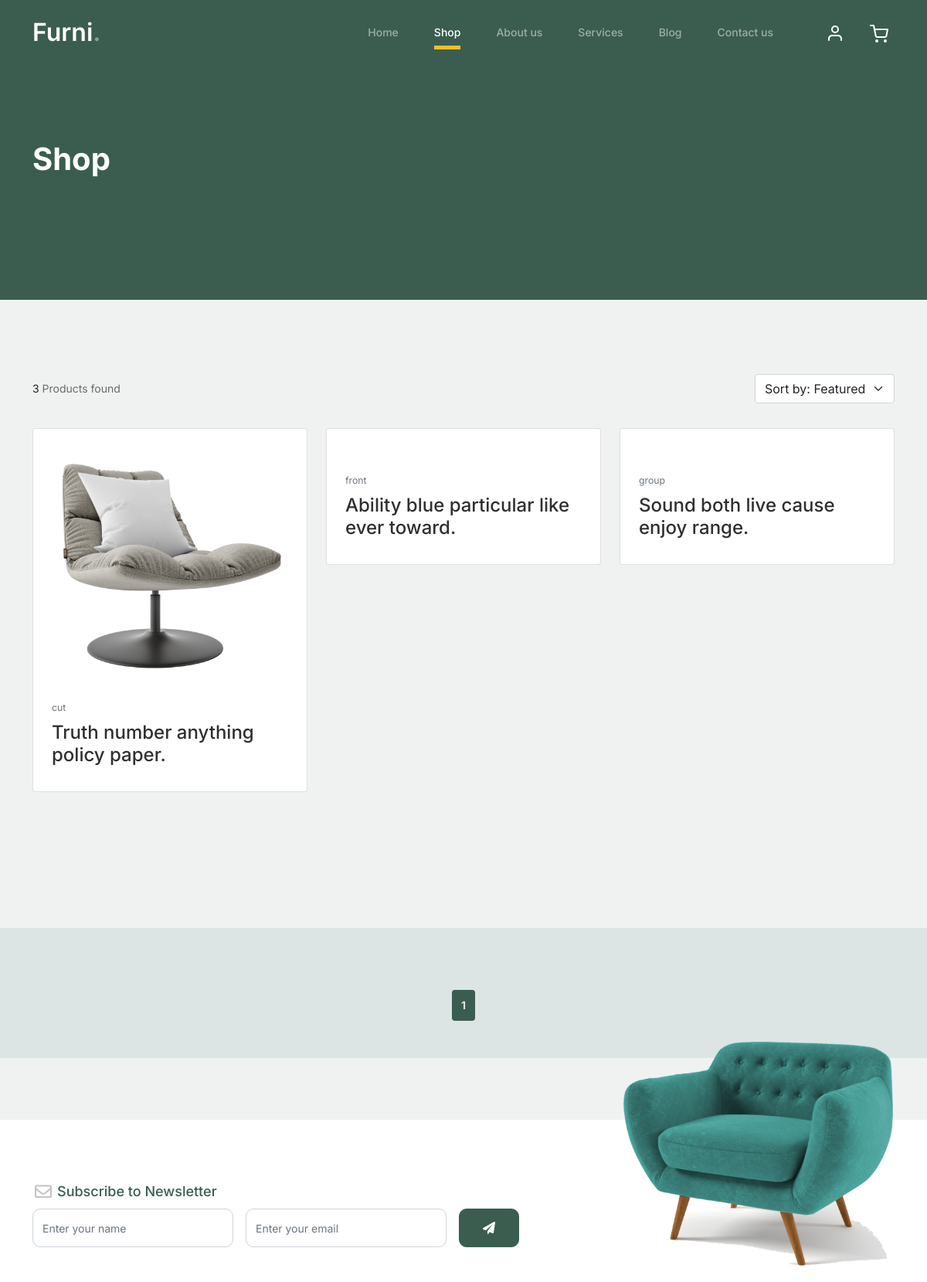
The page /store?page=2 (upper part) on the database as committed earlier.
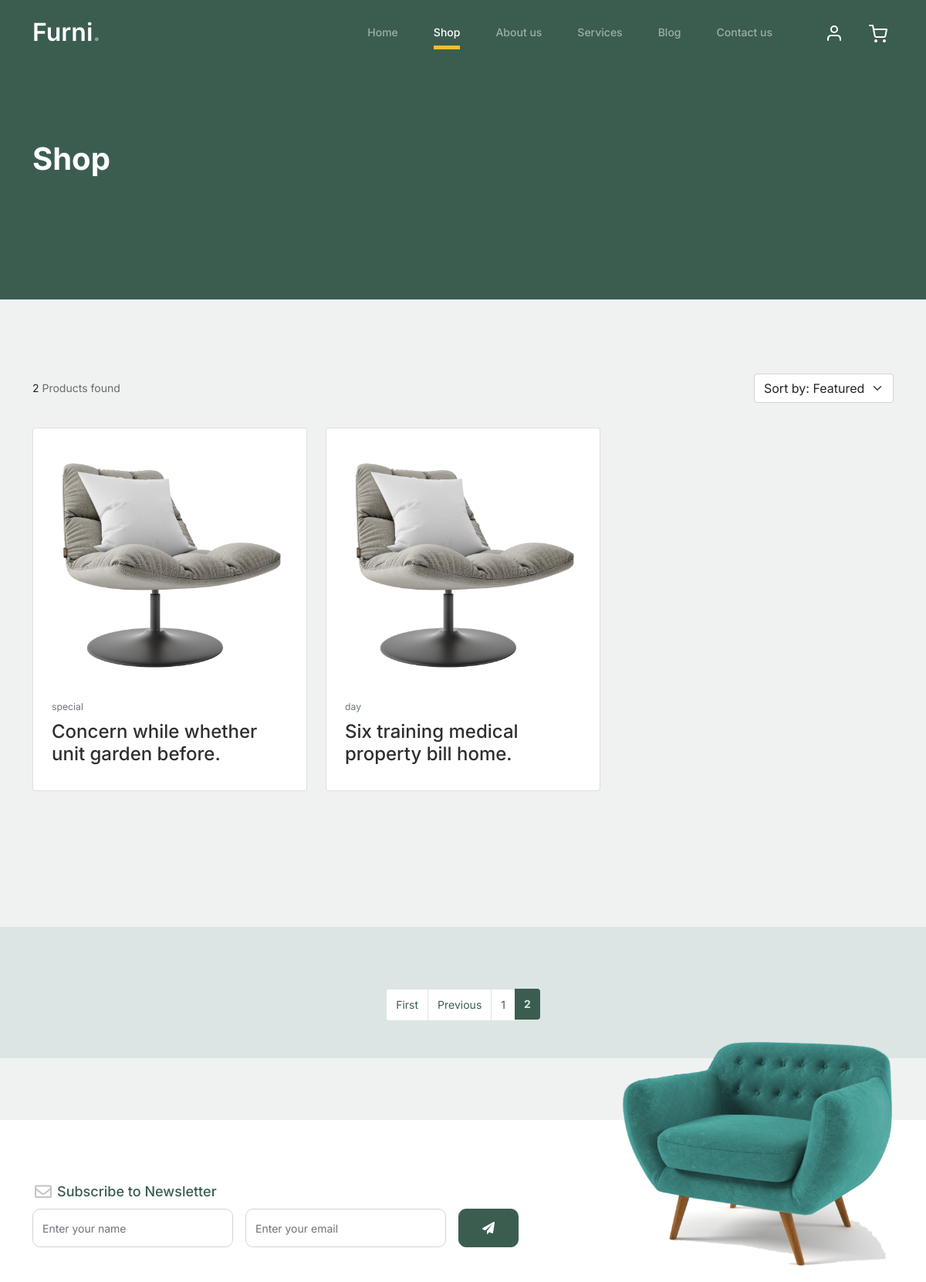
The same page on the database as committed later.
### store/models.py (models this page shows, shortened)
class Product(models.Model):
    active = models.BooleanField(default=True)
    name = models.CharField(max_length=200)
    description = models.TextField()
    category = models.ForeignKey(Category, on_delete=models.CASCADE)
    image = models.ImageField(upload_to='static/uploads/products/', blank=True, null=True)
    tags = models.ManyToManyField(Tag, blank=True)
    created_at = models.DateTimeField(auto_now_add=True)
    updated_at = models.DateTimeField(auto_now=True)
    slug = models.SlugField(unique=True)
    variations =models.ManyToManyField("store.Variation", blank=True)

class Category(models.Model):
    name = models.CharField(max_length=100)
    description = models.TextField(blank=True, null=True)
    parent_category = models.ForeignKey('self', on_delete=models.SET_NULL, blank=True, null=True)
    slug = models.SlugField(unique=True)
    def __str__(self):
        return self.name

### store/views.py (the view)
# urls.py: path("", include('store.urls')),
def store(request):
    items_per_page = 9
    products_q = Product.objects.filter(active=True)
    sort = request.GET.get('sort', None)
    if sort == 'featured':
        products_q = products_q.filter(tags__slug=sort)
    if sort == 'created_at':
        products_q = products_q.order_by('-created_at')
    paginator = Paginator(products_q.all(), items_per_page)
    page_number = request.GET.get('page')  # Get the current page number from the request
    products = paginator.get_page(page_number)
    return render(request, 'store.html', {
        'products': products,
    })

### store/templates/store.html (shortened to what this page needs)
{% extends 'layouts/base.html' %}
{% load static %}
{% block content %}
<div class="hero">
	<div class="container">
		<div class="row justify-content-between">
			<div class="col-lg-5">
				<div class="intro-excerpt">
					<h1>Shop</h1>
				</div>
			</div>
			<div class="col-lg-7">
			</div>
		</div>
	</div>
</div>
<section class="my-5">
	<div class="container my-5 py-5">
		<div class="row">
			<div class="col-lg-12">
				<div class="d-lg-flex justify-content-between align-items-center">
					<div>
						<p class="mb-3 mb-md-0"> <span class="text-dark">{{products|length}} </span>
							{{ products|pluralize:"Product,Products"}} found </p>
					</div>
					<div class="d-md-flex justify-content-between align-items-center">
						<div>
						</div>
						<div class="d-flex mt-2 mt-lg-0">
							<div>
							<form id="sort-form" action="{% url "store" %}" method="get">
								<select name="sort" id="sort-select" class="form-select">
									<option {% if request.GET.sort == 'featured' %}selected{% endif %} value="featured">Sort by: Featured</option>
								</select>
							</form>
							</div>
						</div>
					</div>
				</div>
				<div class="row g-4 row-cols-lg-3 row-cols-2 row-cols-md-3 mt-2 my-5">
					{% for product in products %}
					<div class="col">
						<div class="card card-product">
							<div class="card-body p-4">
								<div class="text-center position-relative ">
									<a href="{% url "singleProduct" product.slug %}">
										<img src="{% if product.image %}{{product.image.url}} {% else %} {% static "frontend/images/product-2.png" %}{% endif %}"
											alt="" class="mb-3 img-fluid"></a>
								</div>
								<div class="text-small mb-1"><a href="#!"
										class="text-decoration-none text-muted"><small>{{product.category}}</small></a>
								</div>
								<h2 class="fs-4"><a href="{% url "singleProduct" product.slug %}"
										class="text-inherit text-decoration-none">{{product.name}}</a></h2>
							</div>
						</div>
					</div>
					{% endfor %}
				</div>
			</div>
		</div>
	</div>
</section>
<section class="pagenation-section">
<div class="container ">
	<div class="row mt-5">
		<div class="col">
			<nav aria-label="Page navigation">
				<ul class="pagination justify-content-center">
					{% if products.has_previous %}
					<li class="page-item">
						<a class="page-link" href="?page=1">First</a>
					</li>
					<li class="page-item">
						<a class="page-link" href="?page={{ products.previous_page_number }}">Previous</a>
					</li>
					{% endif %}
					{% for page_num in products.paginator.page_range %}
					<li class="page-item {% if page_num == products.number %}active{% endif %}">
						<a class="page-link" href="?page={{ page_num }}">{{ page_num }}</a>
					</li>
					{% endfor %}
				</ul>
			</nav>
		</div>
	</div>
</div>
</section>
{% endblock content %}

### templates/layouts/base.html (shortened to what this page needs)
<!doctype html>
{% load static %}
<html lang="en">
<head>
		<link href="{% static 'frontend/css/bootstrap.min.css' %}" rel="stylesheet">
		<link href="https://cdnjs.cloudflare.com/ajax/libs/font-awesome/6.0.0-beta3/css/all.min.css" rel="stylesheet">
		<link href="{% static 'frontend/css/tiny-slider.css' %}" rel="stylesheet">
		<link href="{% static 'frontend/css/style.css' %}" rel="stylesheet">
	</head>
	<body>
		<nav class="custom-navbar navbar navbar navbar-expand-md navbar-dark bg-dark" arial-label="Furni navigation bar">
			<div class="container">
				<a class="navbar-brand" href="{% url 'home' %}">Furni<span>.</span></a>
				<div class="collapse navbar-collapse" id="navbarsFurni">
					<ul class="custom-navbar-nav navbar-nav ms-auto mb-2 mb-md-0">
						<li class="nav-item {% if request.resolver_match.view_name == 'home' %}active{% endif %}">
							<a class="nav-link" href="{% url 'home' %}">Home</a>
						</li>
						<li class="nav-item {% if request.resolver_match.view_name == 'store' %}active{% endif %}"><a class="nav-link" href="{% url 'store' %}">Shop</a></li>
						<li><a class="nav-link" href="about.html">About us</a></li>
						<li><a class="nav-link" href="services.html">Services</a></li>
						<li><a class="nav-link" href="blog.html">Blog</a></li>
						<li><a class="nav-link" href="contact.html">Contact us</a></li>
					</ul>
					<ul class="custom-navbar-cta navbar-nav mb-2 mb-md-0 ms-5">
						<li><a class="nav-link" href="#"><img src="{% static 'frontend/images/user.svg' %}"></a></li>
						<li><a class="nav-link" href="cart.html"><img src="{% static 'frontend/images/cart.svg' %}"></a></li>
					</ul>
				</div>
			</div>
		</nav>
		{% block content %}{% endblock content %}
		<footer class="footer-section">
			<div class="container relative">
				<div class="sofa-img">
					<img src="{% static 'frontend/images/sofa.png' %}" alt="Image" class="img-fluid">
				</div>
				<div class="row">
					<div class="col-lg-8">
						<div class="subscription-form">
							<h3 class="d-flex align-items-center"><span class="me-1"><img src="{% static 'frontend/images/envelope-outline.svg' %}" alt="Image" class="img-fluid"></span><span>Subscribe to Newsletter</span></h3>
							<form action="#" class="row g-3">
								<div class="col-auto">
									<input type="text" class="form-control" placeholder="Enter your name">
								</div>
								<div class="col-auto">
									<input type="email" class="form-control" placeholder="Enter your email">
								</div>
								<div class="col-auto">
									<button class="btn btn-primary">
										<span class="fa fa-paper-plane"></span>
									</button>
								</div>
							</form>
						</div>
					</div>
				</div>
				<div class="row g-5 mb-5">
				</div>
			</div>
		</footer>
	</body>
</html>

### static/frontend/css/style.css (style rules this page uses)
body { overflow-x: hidden; position: relative; }
body { font-family: "Inter", sans-serif; font-weight: 400; line-height: 28px; color: #6a6a6a; font-size: 14px; background-color: #eff2f1; }
a { text-decoration: none; transition: 0.3s all ease; color: #2f2f2f; text-decoration: underline; }
.custom-navbar { background: #3b5d50 !important; padding-top: 20px; padding-bottom: 20px; }
.custom-navbar .navbar-brand { font-size: 32px; font-weight: 600; }
.custom-navbar .navbar-brand > span { opacity: 0.4; }
@media (min-width: 992px) { .custom-navbar .custom-navbar-nav li { margin-left: 15px; margin-right: 15px; } }
.custom-navbar .custom-navbar-nav li a { font-weight: 500; color: #ffffff !important; opacity: 0.5; transition: 0.3s all ease; position: relative; }
@media (min-width: 768px) { .custom-navbar .custom-navbar-nav li a:before { content: ""; position: absolute; bottom: 0; left: 8px; right: 8px; background: #f9bf29; height: 5px; opacity: 1; visibility: visible; width: 0; transition: 0.15s all ease-out; } }
.custom-navbar .custom-navbar-nav li.active a { opacity: 1; }
.custom-navbar .custom-navbar-nav li.active a:before { width: calc(100% - 16px); }
.custom-navbar .custom-navbar-cta { margin-left: 0 !important; flex-direction: row; }
@media (min-width: 768px) { .custom-navbar .custom-navbar-cta { margin-left: 40px !important; } }
.custom-navbar .custom-navbar-cta li { margin-left: 0px; margin-right: 0px; }
.custom-navbar .custom-navbar-cta li:first-child { margin-right: 20px; }
.hero { background: #3b5d50; padding: calc(4rem - 30px) 0 0rem 0; }
@media (min-width: 768px) { .hero { padding: calc(4rem - 30px) 0 4rem 0; } }
@media (min-width: 992px) { .hero { padding: calc(8rem - 30px) 0 8rem 0; } }
.hero .intro-excerpt { position: relative; z-index: 4; }
@media (min-width: 992px) { .hero .intro-excerpt { max-width: 450px; } }
.hero h1 { font-weight: 700; color: #ffffff; margin-bottom: 30px; }
.btn { font-weight: 600; padding: 12px 30px; border-radius: 30px; color: #ffffff; background: #2f2f2f; border-color: #2f2f2f; }
.btn.btn-primary { background: #3b5d50; border-color: #3b5d50; }
.footer-section { padding: 80px 0; background: #ffffff; }
.footer-section .relative { position: relative; }
.footer-section .subscription-form { margin-bottom: 40px; position: relative; z-index: 2; margin-top: 100px; }
@media (min-width: 992px) { .footer-section .subscription-form { margin-top: 0px; margin-bottom: 80px; } }
.footer-section .subscription-form h3 { font-size: 18px; font-weight: 500; color: #3b5d50; }
.footer-section .subscription-form .form-control { height: 50px; border-radius: 10px; font-family: "Inter", sans-serif; }
.footer-section .subscription-form .btn { border-radius: 10px !important; }
.footer-section .sofa-img { position: absolute; top: -200px; z-index: 1; right: 0; }
.footer-section .sofa-img img { max-width: 380px; }
.form-control { height: 50px; border-radius: 10px; font-family: "Inter", sans-serif; }
.card-product { -webkit-transition: all 0.5s ease; -moz-transition: all 0.5s ease; transition: all 0.5s ease; }
.card-product .card-body { color: #f9bf29; flex: 1 1 auto; padding: 0.5rem 0.5rem; }
.pagenation-section { background-color: #dce5e4; margin: 5rem 0; padding: 2rem 0; }
.pagenation-section .page-item .page-link { color: #3b5d50; }
.pagenation-section .page-item.active > .page-link { background-color: #3b5d50; border: #3b5d50; color: #dce5e4; font: "Inter", sans-serif; font-weight: bold; }

Rows that differ between the two databases and show on the page:
no longer on this page (row edited): Product: category "cut", name "Truth number anything policy paper."
no longer on this page (row edited): Product: category "front", name "Ability blue particular like ever toward."
no longer on this page (row unchanged): Product: category "group", name "Sound both live cause enjoy range."
added Product: category "special", name "Concern while whether unit garden before."
added Product: category "day", name "Six training medical property bill home."
Other text that changed with them:
{{ products|length }}: "3" → "2"
text now shown: "First Previous"
new list line: "2"
